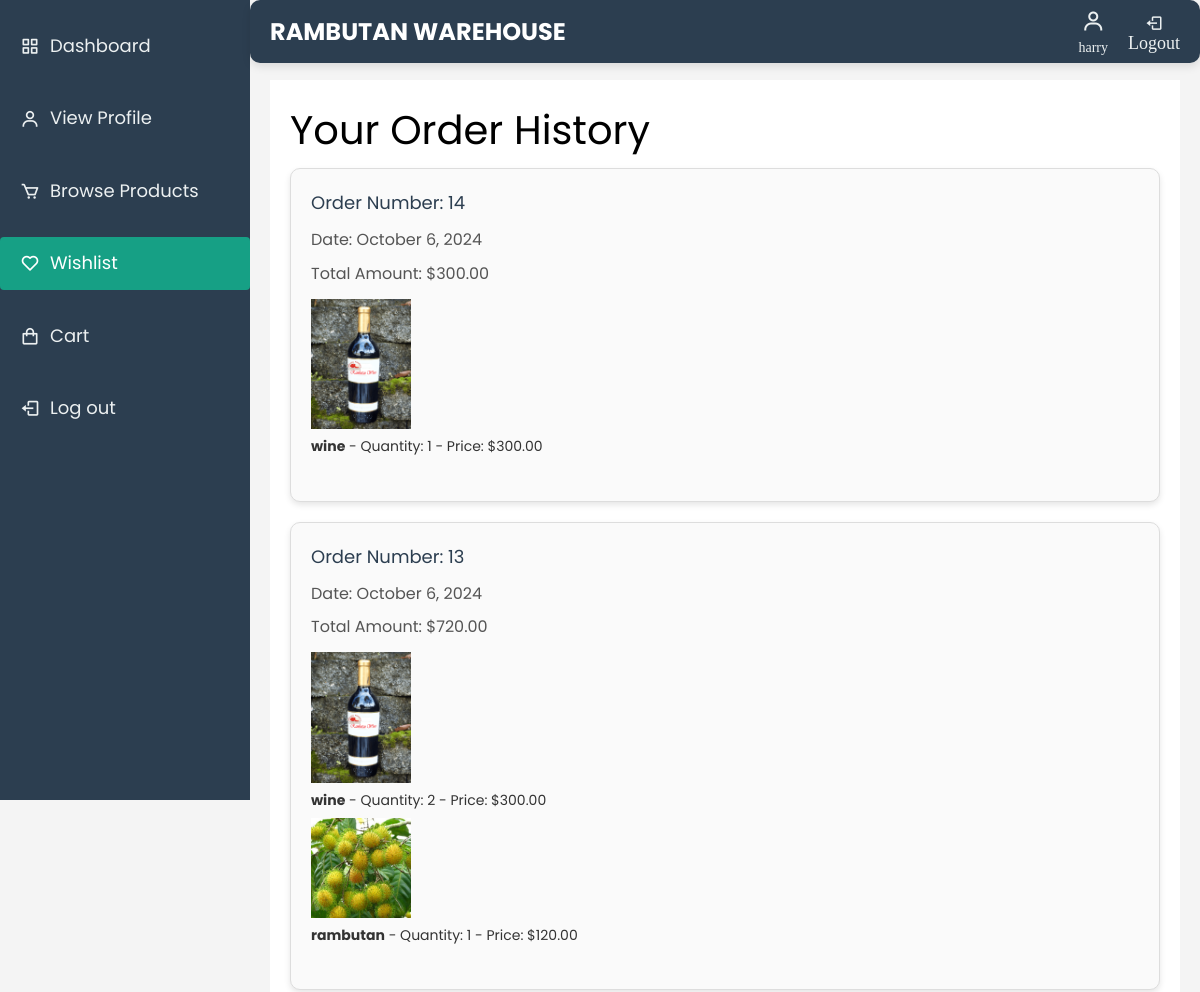
The page /order_history/ (signed in, upper part) on the database as committed earlier.
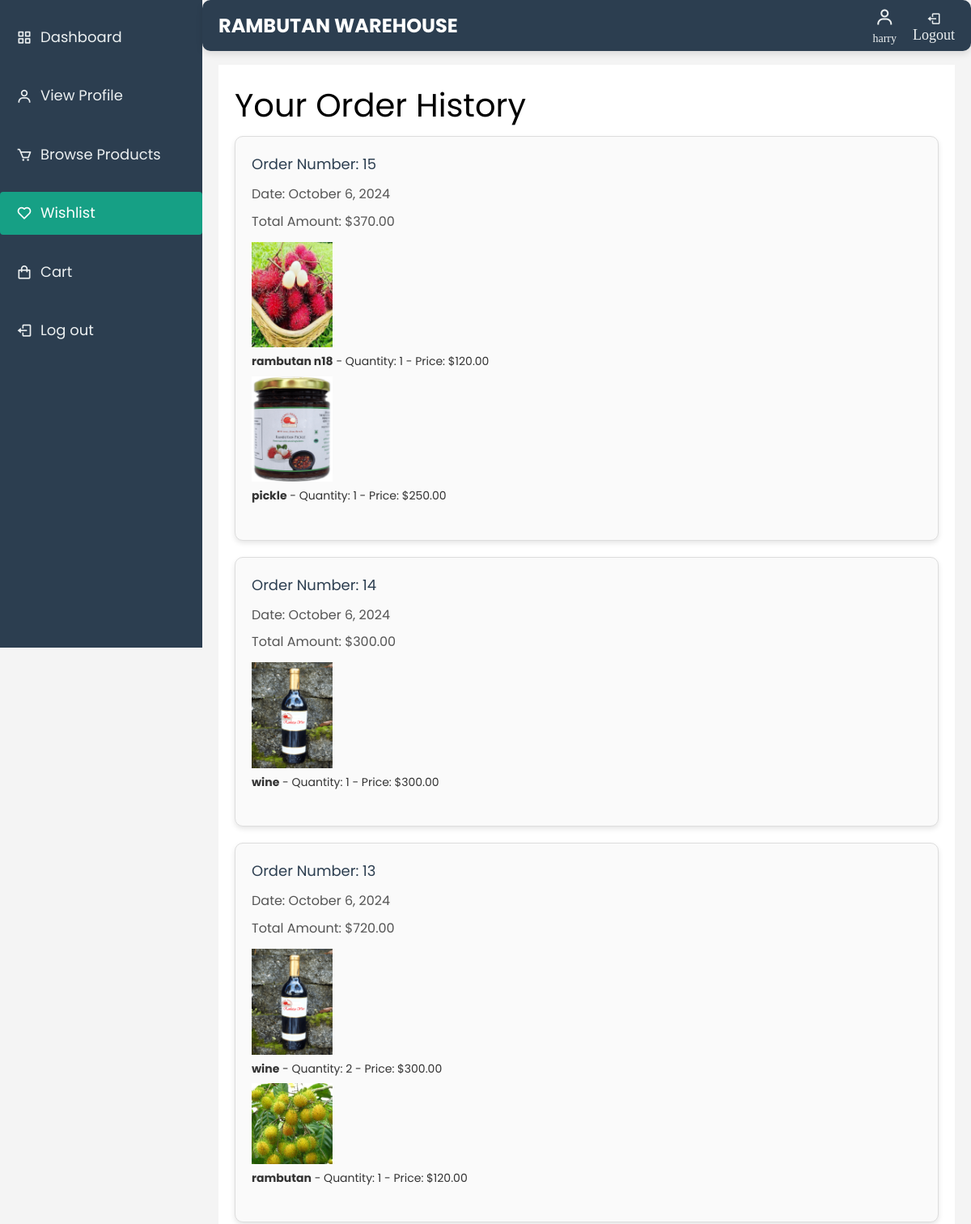
The same page on the database as committed later.
### warehouse/models.py (models this page shows, shortened)
class Registeruser(AbstractUser):
    username = models.EmailField(unique=True)
    name = models.CharField(max_length=50,default='noname')
    contact = models.CharField(max_length=250, blank=True)
    address = models.CharField(max_length=250, blank=True)
    place = models.CharField(max_length=100, blank=True)
    role = models.CharField(max_length=10, choices=ROLE_CHOICES)
    groups = models.ManyToManyField(
        Group,
        related_name='registeruser_set',  # Custom related_name
        blank=True,
        help_text='The groups this user belongs to. A user will get all permissions granted to each of their groups.'
    )
    user_permissions = models.ManyToManyField(
        Permission,
        related_name='registeruser_set',  # Custom related_name
        blank=True,
        help_text='Specific permissions for this user.'
    )

class Order(models.Model):
    billing_detail = models.ForeignKey(BillingDetail, on_delete=models.CASCADE, related_name='orders')
    user = models.ForeignKey(settings.AUTH_USER_MODEL, on_delete=models.CASCADE, related_name='orders')
    total_amount = models.DecimalField(max_digits=10, decimal_places=2)
    payment_method = models.CharField(max_length=50)
    order_number = models.AutoField(primary_key=True)
    created_at = models.DateTimeField(auto_now_add=True)
    class Meta:
        ordering = ['-created_at']

class OrderItem(models.Model):
    order = models.ForeignKey(Order, on_delete=models.CASCADE, related_name='items')
    rambutan_post = models.ForeignKey(RambutanPost, on_delete=models.CASCADE, related_name='items')
    quantity = models.PositiveIntegerField(default=1)
    price = models.DecimalField(max_digits=10, decimal_places=2)

class RambutanPost(models.Model):
    farmer = models.ForeignKey('FarmerDetails', on_delete=models.CASCADE, related_name='rambutan_posts')
    name = models.CharField(max_length=255)
    variety = models.CharField(max_length=100)
    quantity = models.PositiveIntegerField()
    quantity_left = models.PositiveIntegerField(default=0)  # Quantity left after sales
    price_per_kg = models.DecimalField(max_digits=10, decimal_places=2)
    image = models.ImageField(upload_to='rambutan_images/', blank=True, null=True)
    description = models.TextField(blank=True, null=True)
    created_at = models.DateTimeField(auto_now_add=True)
    is_available = models.BooleanField(default=True)  # Whether the post is still available

### warehouse/views.py (the view)
# urls.py: path('order_history/', order_history, name='order_history'),
@login_required
def order_history(request):
    orders = Order.objects.filter(user=request.user).prefetch_related('items')
    return render(request, 'order_history.html', {
        'orders': orders
    })

### warehouse/templates/order_history.html (shortened to what this page needs)
{% load static %}
<!DOCTYPE html>
<html lang="en" dir="ltr">
<head>
    <link href='https://unpkg.com/boxicons@2.0.7/css/boxicons.min.css' rel='stylesheet'>
    <link href="https://cdn.jsdelivr.net/npm/sweetalert2@11/dist/sweetalert2.min.css" rel="stylesheet">
    <link rel="stylesheet" href="{% static 'css/open-iconic-bootstrap.min.css' %}">
    <link rel="stylesheet" href="{% static 'css/animate.css' %}">
    <link rel="stylesheet" href="{% static 'css/owl.carousel.min.css' %}">
    <link rel="stylesheet" href="{% static 'css/owl.theme.default.min.css' %}">
    <link rel="stylesheet" href="{% static 'css/magnific-popup.css' %}">
    <link rel="stylesheet" href="{% static 'css/aos.css' %}">
    <link rel="stylesheet" href="{% static 'css/ionicons.min.css' %}">
    <link rel="stylesheet" href="{% static 'css/bootstrap-datepicker.css' %}">
    <link rel="stylesheet" href="{% static 'css/jquery.timepicker.css' %}">
    <link rel="stylesheet" href="{% static 'css/flaticon.css' %}">
    <link rel="stylesheet" href="{% static 'css/icomoon.css' %}">
    <link rel="stylesheet" href="{% static 'css/style.css' %}">
</head>
<body>
    <div class="sidebar">
        <ul class="nav-links">
            <li>
                <a href="{% url 'customer_dashboard' %}">
                    <i class='bx bx-grid-alt'></i>
                    <span class="links_name">Dashboard</span>
                </a>
            </li>
            <li>
                <a href="{% url 'profile_view' %}">
                    <i class='bx bx-user'></i>
                    <span class="links_name">View Profile</span>
                </a>
            </li>
            <li>
                <a href="{% url 'products_browse' %}">
                    <i class='bx bx-cart'></i>
                    <span class="links_name">Browse Products</span>
                </a>
            </li>
            <li>
                <a href="{% url 'wishlist' %}" class="active">
                    <i class='bx bx-heart'></i>
                    <span class="links_name">Wishlist</span>
                </a>
            </li>
            <li>
                <a href="{% url 'cart' %}">
                    <i class='bx bx-shopping-bag'></i>
                    <span class="links_name">Cart</span>
                </a>
            </li>
            <li class="log_out">
                <a href="{% url 'logout' %}">
                    <i class='bx bx-log-out'></i>
                    <span class="links_name">Log out</span>
                </a>
            </li>
        </ul>
    </div>
    <section class="home-section">
        <nav class="top-navbar">
            <div class="logo">
                <span class="logo-text">Rambutan Warehouse</span>
            </div>
            <ul class="nav-icons">
                <li class="user-profile">
                    <a href="{% url 'profile_view' %}">
                        <i class='bx bx-user'></i>
                        <span class="icon-name">{{ user.name }}</span>
                    </a>
                </li>
                <li>
                    <a href="{% url 'logout' %}" class="logout-button">
                        <i class='bx bx-log-out'></i>
                        <span class="icon-name">Logout</span>
                    </a>
                </li>
            </ul>
        </nav>
    <div class="main-content">
        <h1>Your Order History</h1>
        {% if orders %}
            <div class="order-listing">
                {% for order in orders %}
                    <div class="order-card">
                        <h3>Order Number: {{ order.order_number }}</h3>
                        <p>Date: {{ order.created_at|date:"F j, Y" }}</p>
                        <p>Total Amount: ${{ order.total_amount }}</p>
                        <ul class="order-items">
                            {% for item in order.items.all %}
                                <img src="{% if item.rambutan_post.image %}/media/{{ item.rambutan_post.image }}{% endif %}" alt="{{ product.name }}" width="100px">
                                <li><span>{{ item.rambutan_post.name }}</span> - Quantity: {{ item.quantity }} - Price: ${{ item.price }}</li>
                            {% empty %}
                                <li>No items in this order.</li>
                            {% endfor %}
                        </ul>
                    </div>
                {% endfor %}
            </div>
        {% else %}
            <p class="no-orders">You have not placed any orders yet.</p>
        {% endif %}
    </div>
    </section>
</body>
</html>

### warehouse/static/css/icomoon.css (style rules this page uses)
[class^="icon-"], [class*=" icon-"] { font-family: 'icomoon' !important; speak: none; font-style: normal; font-weight: normal; font-variant: normal; text-transform: none; line-height: 1; -webkit-font-smoothing: antialiased; -moz-osx-font-smoothing: grayscale; }

### warehouse/templates/order_history.html (style rules this page uses)
:root { --primary-color: #2c3e50; --secondary-color: #ecf0f1; --accent-color: #16a085; --hover-color: #34495e; --white: #ffffff; --font-family: 'Poppins', sans-serif; }
body { font-family: var(--font-family); background-color: #f4f4f4; margin: 0; padding: 0; display: flex; }
.sidebar { width: 250px; background-color: var(--primary-color); height: 100vh; position: fixed; top: 0; left: 0; transition: all 0.3s; display: flex; flex-direction: column; }
.sidebar ul.nav-links { list-style-type: none; padding: 0; margin: 0; }
.sidebar ul.nav-links li { margin: 20px 0; }
.sidebar ul.nav-links li a { color: var(--secondary-color); text-decoration: none; font-size: 18px; display: flex; align-items: center; padding: 10px 20px; transition: background-color 0.3s, color 0.3s; border-radius: 4px; }
.sidebar ul.nav-links li a:hover, .sidebar ul.nav-links li a.active { background-color: var(--accent-color); color: var(--white); }
.sidebar ul.nav-links li a i { margin-right: 10px; font-size: 20px; }
.top-navbar { background-color: var(--primary-color); padding: 10px 20px; display: flex; justify-content: space-between; align-items: center; border-radius: 10px; box-shadow: 0 4px 8px rgba(0, 0, 0, 0.1); margin-bottom: 20px; position: fixed; top: 0; left: 250px; right: 0; z-index: 1000; }
.logo-text { font-size: 24px; color: var(--white); font-weight: bold; text-transform: uppercase; }
.nav-icons { list-style: none; display: flex; align-items: center; gap: 20px; margin: 0; padding: 0; }
.nav-icons li a { color: var(--secondary-color); text-decoration: none; font-size: 18px; display: flex; flex-direction: column; align-items: center; transition: color 0.3s; }
.nav-icons li.user-profile a { display: flex; flex-direction: column; align-items: center; justify-content: center; text-align: center; gap: 5px; }
.nav-icons li.user-profile a i { font-size: 24px; color: var(--secondary-color); }
.nav-icons li.user-profile a .icon-name { font-size: 14px; color: var(--secondary-color); }
.home-section { margin-left: 250px; width: calc(100% - 250px); padding-top: 60px; padding: 20px; transition: margin-left 0.3s, width 0.3s; min-height: 100vh; margin-top: 60px; }
.main-content { width: 100%; padding: 20px; background-color: #fff; box-sizing: border-box; }
.order-listing { display: flex; flex-direction: column; gap: 20px; }
.order-card { border: 1px solid #ddd; padding: 20px; border-radius: 10px; background-color: #fafafa; box-shadow: 0 3px 6px rgba(0, 0, 0, 0.1); }
.order-card h3 { font-size: 18px; color: var(--primary-color); margin-bottom: 10px; }
.order-card p { font-size: 16px; color: #555; margin: 5px 0; }
.order-items { margin-top: 10px; padding: 0; list-style: none; }
.order-items li { font-size: 14px; color: #333; padding: 5px 0; }
.order-items li span { font-weight: bold; }

Rows that differ between the two databases and show on the page:
added Order: order_number "15", created_at "October 6, 2024", total_amount "370.00"
added OrderItem: rambutan_post.image (picture), rambutan_post.name "rambutan n18", quantity "1", price "120.00", shown under "15"
added OrderItem: rambutan_post.image (picture), rambutan_post.name "pickle", quantity "1", price "250.00", shown under "15"
